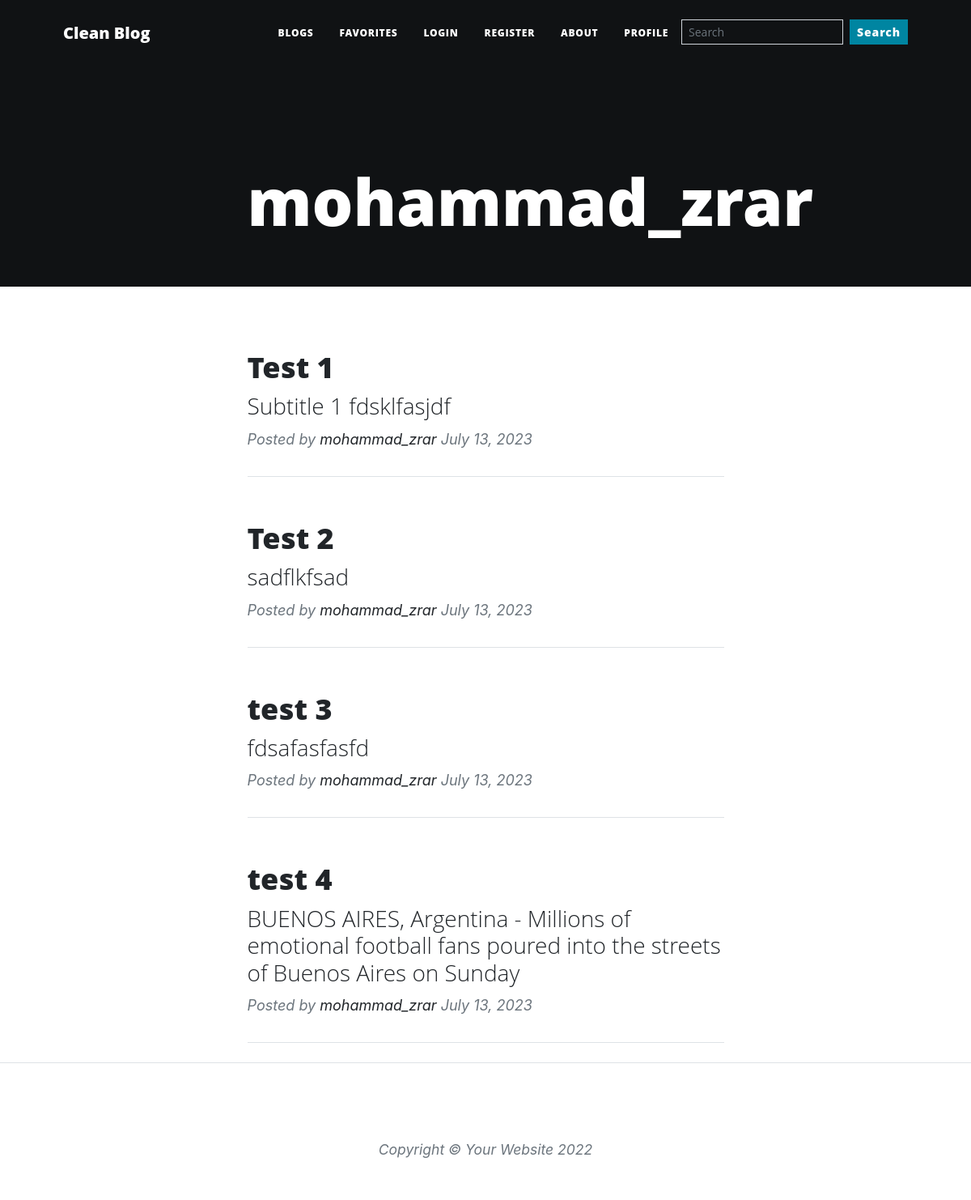
Page /mohammad_zrar/blogs on the committed database.
### main.py (models this page shows)
class User(UserMixin, db.Model):
    __tablename__ = "users"
    id = db.Column(db.Integer, primary_key=True)
    email = db.Column(db.String(100))
    username = db.Column(db.String(100), unique=True)
    password = db.Column(db.String(100))
    bg_color = db.Column(db.String(7))
    bio = db.Column(db.String(250))
    blogs = db.relationship("BlogPost", back_populates="author")
    comments = db.relationship("Comment", back_populates="comment_author")
    favouring = db.relationship(
        'User', secondary=favorites,
        primaryjoin=(favorites.c.favorite_id == id),
        secondaryjoin=(favorites.c.favouring_id == id),
        backref=db.backref('favorites', lazy='dynamic'),
        lazy='dynamic'
    )

class BlogPost(db.Model):
    __tablename__ = "blog_posts"
    id = db.Column(db.Integer, primary_key=True)
    author_id = db.Column(db.Integer, db.ForeignKey("users.id"))
    author = relationship("User", back_populates="blogs")
    title = db.Column(db.String(250), unique=True, nullable=False)
    subtitle = db.Column(db.String(250), nullable=False)
    date = db.Column(db.String(250), nullable=False)
    body = db.Column(db.Text, nullable=False)
    img_url = db.Column(db.String(250), nullable=False)
    comments = relationship("Comment", back_populates="parent_post")

### main.py (the view)
@app.route("/<string:username>/blogs")
def user_blogs(username):
    user = User.query.filter_by(username=username).first()
    if user is None:
        return "There is no user with that username"
    limited_results = db.session.query(BlogPost).filter(BlogPost.author_id == user.id).limit(4).all()
    return render_template("index.html", option="posts", user=user, blogs=limited_results)

### templates/index.html (shortened to what this page needs)
{% extends 'base.html' %}
{% block content %}
{% include "./layout/navbar.html" %}
{% include "./layout/header.html" %}
{% if option != "fav" %}
<div class="container px-4 px-lg-5">
    {% for blog in blogs %}
    <div class="row gx-4 gx-lg-5 justify-content-center">
        <div class="col-md-10 col-lg-8 col-xl-7">
            <div class="post-preview">
                <a href="post.html">
                    <h2 class="post-title">
                        {{ blog.title }}
                    </h2>
                    <h3 class="post-subtitle">
                        {{ blog.subtitle }}
                    </h3>
                </a>
                <p class="post-meta">
                    Posted by
                    <a href="{{ url_for('user_blogs', username=blog.author.username) }}">{{blog.author.username}}</a>
                    {{ blog.date }}
                </p>
            </div>
            <hr class="my-4"/>
        </div>
    </div>
    {% endfor %}
</div>
{% endif %}
{% include "./layout/footer.html" %}
{% endblock %}

### templates/layout/header.html (shortened to what this page needs)
<header class="masthead pb-5" style="background-color: #{{ user.bg_color }};">
    <div class="container position-relative px-4 px-lg-5">
        <div class="row gx-4 gx-lg-5 justify-content-center">
            <div class="col-md-10 col-lg-8 col-xl-7">
                <div class="site-heading">
                    <h1 class="h1-header">{{ user.username }}</h1>
                </div>
            </div>
        </div>
    </div>
</header>

### rows in the picture
User: username "mohammad_zrar"
BlogPost: title "Test 1", subtitle "Subtitle 1 fdsklfasjdf", author.username "mohammad_zrar", date "July 13, 2023"
BlogPost: title "Test 2", subtitle "sadflkfsad", author.username "mohammad_zrar", date "July 13, 2023"
BlogPost: title "test 3", subtitle "fdsafasfasfd", author.username "mohammad_zrar", date "July 13, 2023"
BlogPost: title "test 4", subtitle "BUENOS AIRES, Argentina - Millions of emotional football fans poured into the streets of Buenos Aires on Sunday", author.username "mohammad_zrar", date "July 13, 2023"
